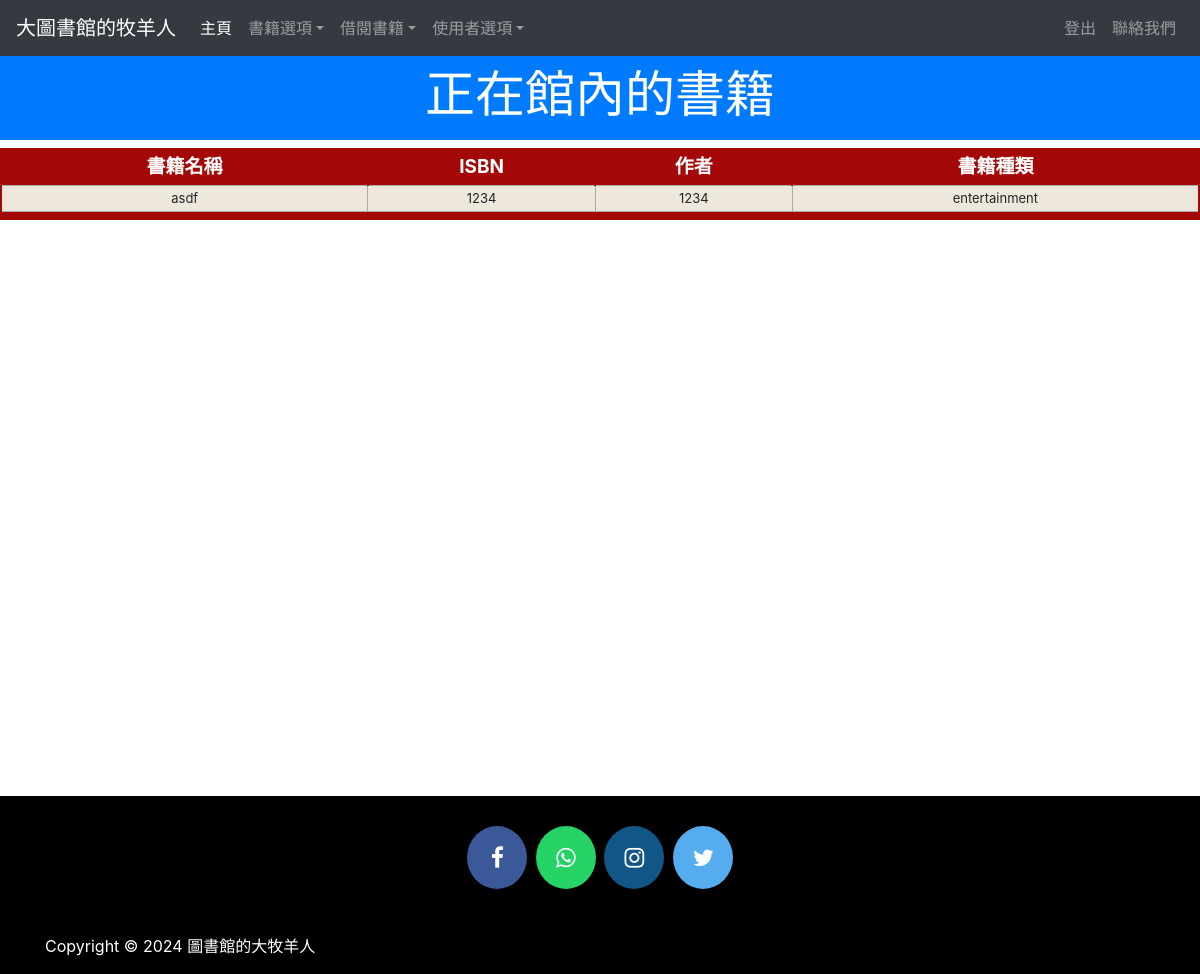
The app's page /viewbook (signed in) with its own data.
### library/models.py (models this page shows, shortened)
class Book(models.Model):
    catchoice= [
        ('education', '教育'),
        ('entertainment', '娛樂'),
        ('comics', '漫畫'),
        ('biography', '生物'),
        ('history', '歷史'),
        ]
    name=models.CharField(max_length=30)
    isbn=models.PositiveIntegerField()
    author=models.CharField(max_length=40)
    category=models.CharField(max_length=30,choices=catchoice,default='education')

### library/views.py (the view)
# urls.py: path('viewbook', views.viewbook_view),
@login_required(login_url='adminlogin')
@user_passes_test(is_admin)
def viewbook_view(request):
    books=models.Book.objects.all()
    return render(request,'library/viewbook.html',{'books':books})

### library/views.py (called while the page is built)
def is_admin(user):
    if user.is_superuser or user.is_staff:
        return True
    else:
        return False

### library/templates/library/viewbook.html (shortened to what this page needs)
<!DOCTYPE html>
<html lang="en" dir="ltr">
  <head>
  </head>
  <body>
    {% include "library/navbaradmin.html" %}
    <br>
    <br>
    <h3 class="p-3 mb-2 bg-primary text-white" style = 'font-size: 50px;text-align:center;'>正在館內的書籍</h3>
{% if books%}
<table class="redTable">
<thead>
<tr>
<th>書籍名稱</th>
<th>ISBN</th>
<th>作者</th>
<th>書籍種類</th>
</tr>
</thead>
<tfoot>
<tr>
<td colspan="4" rowspan="4">
</td>
</tr>
</tfoot>
<tbody>
  {% for book in books %}
    <tr>
      <td>{{book.name}}</td>
      <td>{{book.isbn}}</td>
      <td>{{book.author}}</td>
      <td>{{book.category}}</td>
    </tr>
  {% endfor %}
</tbody>
</table>
{%else%}
<h1>剩餘 0 本</h1>
{%endif%}
<br><br><br><br><br><br><br><br><br><br><br><br><br><br><br><br><br><br><br><br><br><br><br><br>
    {% include "library/footer.html" %}
  </body>
</html>

### library/templates/library/viewbook.html (style rules this page uses)
table.redTable { border: 2px solid #A40808; background-color: #EEE7DB; width: 100%; text-align: center; border-collapse: collapse; }
table.redTable td, table.redTable th { border: 1px solid #AAAAAA; padding: 3px 2px; }
table.redTable tbody td { font-size: 13px; }
table.redTable thead { background: #A40808; }
table.redTable thead th { font-size: 19px; font-weight: bold; color: #FFFFFF; text-align: center; border-left: 2px solid #A40808; }
table.redTable thead th:first-child { border-left: none; }
table.redTable tfoot { font-size: 13px; font-weight: bold; color: #FFFFFF; background: #A40808; }
table.redTable tfoot td { font-size: 13px; }

### records on screen
Book: name "asdf", isbn "1234", author "1234", category "entertainment"
